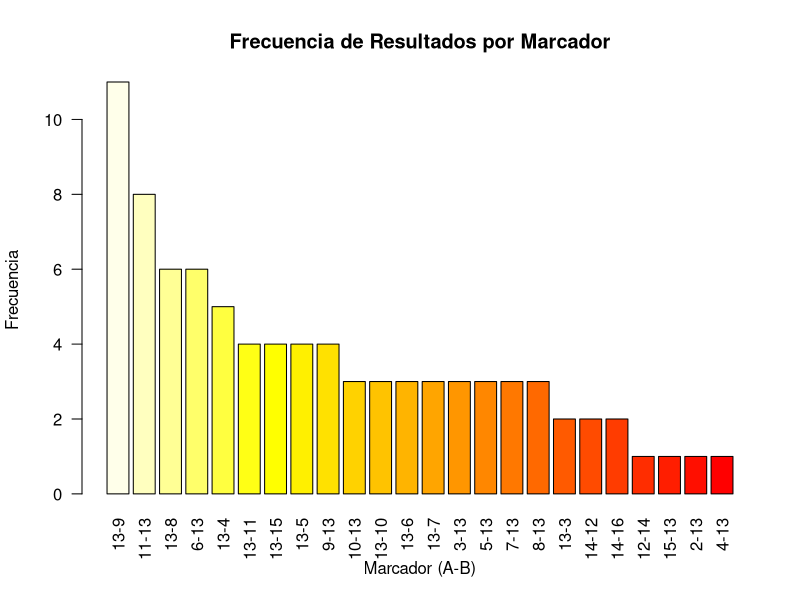

Write R code to recreate this figure.
sc <- read.csv("vct_2024/matches/maps_scores.csv", stringsAsFactors = FALSE)

data <- subset(
    sc, 
    Tournament == "Valorant Champions 2024", 
    select = c(Team.A.Score, Team.B.Score)
    )

data$Resultado <- paste(data$Team.A.Score, data$Team.B.Score, sep = "-")
frecuencias <- table(data$Resultado)
frecuencias_ordenadas <- sort(frecuencias, decreasing = TRUE)

n <- length(frecuencias_ordenadas)
colores <- heat.colors(n)[n:1]

ruta_jpg <- "graficos/frecuencia_resultados.jpg"

jpeg(ruta_jpg, width = 800, height = 600, quality = 100)

barplot(frecuencias_ordenadas,
        las = 2,
        col = colores,
        main = "Frecuencia de Resultados por Marcador",
        xlab = "Marcador (A-B)",
        ylab = "Frecuencia")

dev.off()
